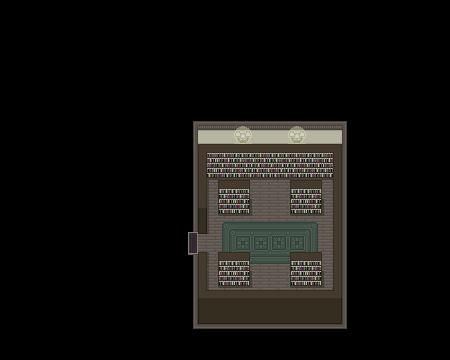

Rendered tile map (Tiled .tmx) drawn with the repository's tilesets; below, a short description and the map source with its tile grids summarised:
An orthogonal 25x20 tile map with 18x18 px tiles, 3 tile layers (Livello tile 1, Furniture, Foreground), 3 tilesets and 12 objects.

<map version="1.10" tiledversion="1.11.0" orientation="orthogonal" renderorder="right-down" width="25" height="20" tilewidth="18" tileheight="18" infinite="0" nextlayerid="5" nextobjectid="21">
 <tileset firstgid="1" source="../../TILEMAPS/Tilemap1/Tilemap1.tsx" />
 <tileset firstgid="154" source="../../TILEMAPS/Tilemap 2/Tilemap2.tsx" />
 <tileset firstgid="324" source="../../TILEMAPS/Furniture/Furniture.tsx" />
 <layer id="1" name="Livello tile 1" width="25" height="20">
  <data>[500 cells, 500 non-empty, 26 distinct tile ids]</data>
 </layer>
 <layer id="2" name="Furniture" width="25" height="20">
  <data>[500 cells, 45 non-empty, 21 distinct tile ids]</data>
 </layer>
 <objectgroup id="4" name="Collisioni">
  <object id="1" x="216" y="198" width="36" height="18" />
  <object id="2" x="288" y="198" width="36" height="18" />
  <object id="3" x="288" y="270" width="36" height="18" />
  <object id="4" x="216" y="270" width="36" height="18" />
  <object id="6" x="198" y="306" width="144" height="36" />
  <object id="7" x="324" y="180" width="18" height="126" />
  <object id="8" x="198" y="126" width="144" height="54" />
  <object id="9" x="198" y="180" width="18" height="54" />
  <object id="10" x="198" y="252" width="18" height="54" />
  <object id="16" x="198" y="108" width="144" height="18" />
  <object id="18" x="342" y="108" width="18" height="234" />
  <object id="20" x="180" y="108" width="18" height="234" />
 </objectgroup>
 <layer id="3" name="Foreground" width="25" height="20">
  <data>[500 cells, 14 non-empty, 4 distinct tile ids]</data>
 </layer>
</map>
